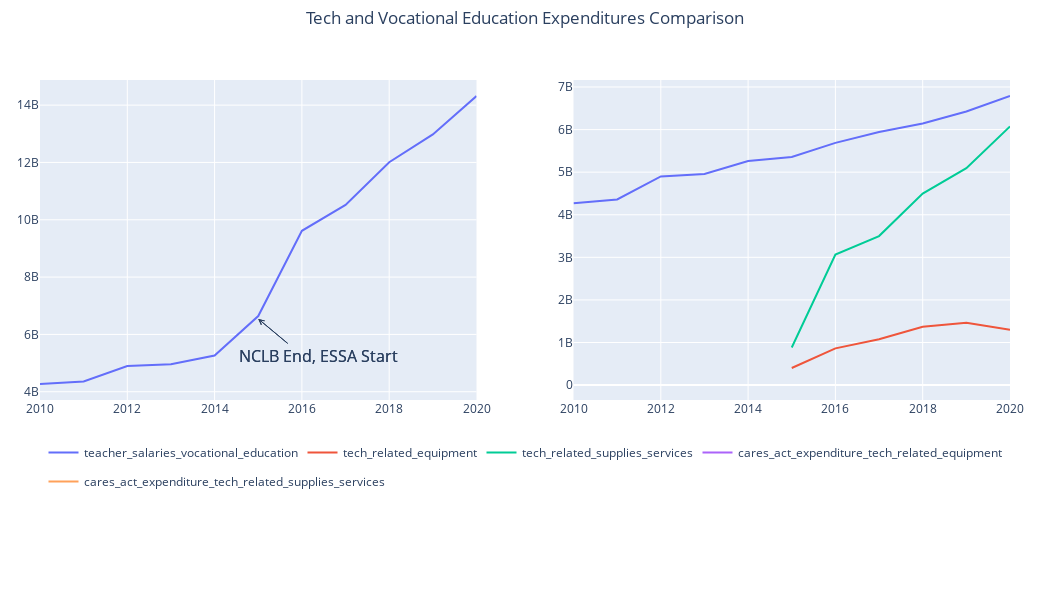

The code cell stored with this chart in its notebook:
### Code cell
tech_vocational_line_charts_combined = utils.create_combined_figure(tech_voc_expenditures_line_chart1, 
                                            tech_voc_expenditures_line_chart2, 
                                            'Tech and Vocational Education Expenditures Comparison',
                                            ('Total Expenditures Over Time', 'Expenditures by Title Over Time')
                                            )

tech_vocational_line_charts_combined.update_layout(
    annotations=[
        dict(
            x=2015,
            y=TOTAL_2015 - 100000000,
            xref="x",
            yref="y",
            text="NCLB End, ESSA Start",
            showarrow=True,
            arrowhead=5,
            ax=60,
            ay=50
        )
    ]
)

tech_vocational_line_charts_combined.show()

### Figure 1 — Plotly figure (JSON) as saved in the notebook; plotly's stock layout.template omitted (floating-point values rounded to 4 significant figures)
{"data": [{"hovertemplate": "year=%{x}<br>amount=%{y}<extra></extra>", "legendgroup": "", "line": {"color": "#636efa", "dash": "solid"}, "marker": {"symbol": "circle"}, "mode": "lines", "name": "", "orientation": "v", "showlegend": false, "type": "scatter", "x": [2010, 2011, 2012, 2013, 2014, 2015, 2016, 2017, 2018, 2019, 2020], "xaxis": "x", "y": [4269554000, 4359258000, 4899872000, 4958659000, 5264175000, 6641459000, 9614528000, 10518264000, 12008610000, 12979716000, 14318810000], "yaxis": "y"}, {"hovertemplate": "expenditure_title=teacher_salaries_vocational_education<br>year=%{x}<br>amount=%{y}<extra></extra>", "legendgroup": "teacher_salaries_vocational_education", "line": {"color": "#636efa", "dash": "solid"}, "marker": {"symbol": "circle"}, "mode": "lines", "name": "teacher_salaries_vocational_education", "orientation": "v", "showlegend": true, "type": "scatter", "x": [2010, 2011, 2012, 2013, 2014, 2015, 2016, 2017, 2018, 2019, 2020], "xaxis": "x2", "y": [4269554000, 4359258000, 4899872000, 4958659000, 5264175000, 5356589000, 5687409000, 5942136000, 6142907000, 6423723000, 6788819000], "yaxis": "y2"}, {"hovertemplate": "expenditure_title=tech_related_equipment<br>year=%{x}<br>amount=%{y}<extra></extra>", "legendgroup": "tech_related_equipment", "line": {"color": "#EF553B", "dash": "solid"}, "marker": {"symbol": "circle"}, "mode": "lines", "name": "tech_related_equipment", "orientation": "v", "showlegend": true, "type": "scatter", "x": [2015, 2016, 2017, 2018, 2019, 2020], "xaxis": "x2", "y": [401803000, 862087000, 1076475000, 1369400000, 1461407000, 1300494000], "yaxis": "y2"}, {"hovertemplate": "expenditure_title=tech_related_supplies_services<br>year=%{x}<br>amount=%{y}<extra></extra>", "legendgroup": "tech_related_supplies_services", "line": {"color": "#00cc96", "dash": "solid"}, "marker": {"symbol": "circle"}, "mode": "lines", "name": "tech_related_supplies_services", "orientation": "v", "showlegend": true, "type": "scatter", "x": [2015, 2016, 2017, 2018, 2019, 2020], "xaxis": "x2", "y": [883067000, 3065032000, 3499653000, 4496303000, 5094586000, 6073647000], "yaxis": "y2"}, {"hovertemplate": "expenditure_title=cares_act_expenditure_tech_related_equipment<br>year=%{x}<br>amount=%{y}<extra></extra>", "legendgroup": "cares_act_expenditure_tech_related_equipment", "line": {"color": "#ab63fa", "dash": "solid"}, "marker": {"symbol": "circle"}, "mode": "lines", "name": "cares_act_expenditure_tech_related_equipment", "orientation": "v", "showlegend": true, "type": "scatter", "x": [2020], "xaxis": "x2", "y": [25573000], "yaxis": "y2"}, {"hovertemplate": "expenditure_title=cares_act_expenditure_tech_related_supplies_services<br>year=%{x}<br>amount=%{y}<extra></extra>", "legendgroup": "cares_act_expenditure_tech_related_supplies_services", "line": {"color": "#FFA15A", "dash": "solid"}, "marker": {"symbol": "circle"}, "mode": "lines", "name": "cares_act_expenditure_tech_related_supplies_services", "orientation": "v", "showlegend": true, "type": "scatter", "x": [2020], "xaxis": "x2", "y": [130277000], "yaxis": "y2"}], "layout": {"annotations": [{"arrowhead": 5, "ax": 60, "ay": 50, "font": {"size": 16}, "showarrow": true, "text": "NCLB End, ESSA Start", "x": 2015, "xanchor": "center", "xref": "x", "y": 6541459000, "yanchor": "bottom", "yref": "y"}, {"arrowhead": 5, "ax": 60, "ay": 50, "font": {"size": 16}, "showarrow": true, "text": "NCLB End, ESSA Start", "x": 2015, "xanchor": "center", "xref": "x", "y": 6541459000, "yanchor": "bottom", "yref": "y"}], "height": 600, "hoverlabel": {"bgcolor": "white", "font": {"family": "Calibri", "size": 16}}, "legend": {"orientation": "h", "x": 0.5, "xanchor": "center", "y": -0.3, "yanchor": "bottom"}, "margin": {"b": 200, "l": 40, "r": 40, "t": 80}, "title": {"text": "Tech and Vocational Education Expenditures Comparison", "x": 0.5, "xanchor": "center", "y": 0.98, "yanchor": "top"}, "width": 1050, "xaxis": {"anchor": "y", "domain": [0, 0.45]}, "xaxis2": {"anchor": "y2", "domain": [0.55, 1]}, "yaxis": {"anchor": "x", "domain": [0, 1]}, "yaxis2": {"anchor": "x2", "domain": [0, 1]}}}
